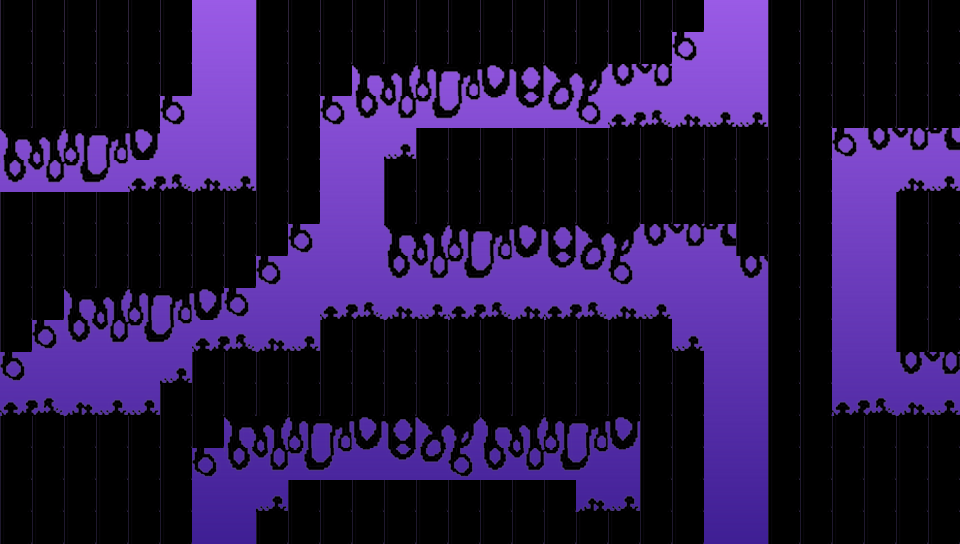

The image is a tile-based game level rendered from a .tmx file. Its description and source (layers, tilesets, objects; grid data summarised) follow:
An orthogonal 30x17 tile map with 32x32 px tiles, 1 tile layer (GroundTilesLayer), 9 tilesets, 1 image layer and 31 objects.

<map version="1.5" tiledversion="1.6.0" orientation="orthogonal" renderorder="right-down" width="30" height="17" tilewidth="32" tileheight="32" infinite="0" nextlayerid="11" nextobjectid="142">
 <tileset firstgid="1" name="Ground" tilewidth="32" tileheight="32" tilecount="7" columns="7">
  <image source="ground-tile-set.png" trans="ff00ff" width="224" height="32" />
 </tileset>
 <tileset firstgid="8" name="Tree1" tilewidth="32" tileheight="32" tilecount="12" columns="2">
  <image source="t1-tile-set.png" trans="ff00ff" width="64" height="192" />
 </tileset>
 <tileset firstgid="20" name="Tree2" tilewidth="32" tileheight="32" tilecount="12" columns="2">
  <image source="t2-tile-set.png" trans="ff00ff" width="64" height="192" />
 </tileset>
 <tileset firstgid="32" name="Lumps1" tilewidth="32" tileheight="32" tilecount="17" columns="17">
  <image source="lp1-tile-set.png" trans="ff00ff" width="544" height="32" />
 </tileset>
 <tileset firstgid="49" name="Lumps2" tilewidth="32" tileheight="32" tilecount="17" columns="17">
  <image source="lp2-tile-set.png" trans="ff00ff" width="544" height="32" />
 </tileset>
 <tileset firstgid="66" name="Lumps3" tilewidth="32" tileheight="32" tilecount="17" columns="17">
  <image source="lp3-tile-set.png" trans="ff00ff" width="544" height="32" />
 </tileset>
 <tileset firstgid="83" name="Fungus1" tilewidth="32" tileheight="32" tilecount="24" columns="4">
  <image source="fungus1.png" trans="ff00ff" width="128" height="192" />
 </tileset>
 <tileset firstgid="107" name="Fungus2" tilewidth="32" tileheight="32" tilecount="24" columns="4">
  <image source="fungus2.png" trans="ff00ff" width="128" height="192" />
 </tileset>
 <tileset firstgid="131" name="Shrooms" tilewidth="32" tileheight="32" tilecount="5" columns="5">
  <image source="shrooms-tile-set.png" trans="ff00ff" width="160" height="32" />
 </tileset>
 <imagelayer id="2" name="BackgroundImageLayer" locked="1">
  <image source="bg2.png" width="960" height="544" />
 </imagelayer>
 <layer id="1" name="GroundTilesLayer" width="30" height="17" locked="1">
  <data>[510 cells, 437 non-empty, 21 distinct tile ids]</data>
 </layer>
 <objectgroup id="7" name="GroundObjectsLayer" locked="1">
  <object id="111" x="0" y="0" width="192" height="96" />
  <object id="112" x="0" y="96" width="160" height="32" />
  <object id="113" x="256" y="0" width="416" height="64" />
  <object id="114" x="672" y="0" width="32" height="32" />
  <object id="115" x="256" y="64" width="96" height="32" />
  <object id="116" x="256" y="96" width="64" height="96" />
  <object id="117" x="0" y="192" width="320" height="32" />
  <object id="118" x="0" y="224" width="288" height="32" />
  <object id="119" x="0" y="256" width="256" height="32" />
  <object id="120" x="0" y="288" width="64" height="32" />
  <object id="121" x="0" y="320" width="32" height="32" />
  <object id="122" x="0" y="416" width="192" height="128" />
  <object id="123" x="192" y="416" width="32" height="32" />
  <object id="124" x="288" y="480" width="288" height="32" />
  <object id="125" x="256" y="512" width="448" height="32" />
  <object id="126" x="640" y="352" width="64" height="160" />
  <object id="127" x="160" y="384" width="480" height="32" />
  <object id="128" x="192" y="352" width="448" height="32" />
  <object id="129" x="320" y="320" width="352" height="32" />
  <object id="130" x="384" y="160" width="448" height="64" />
  <object id="131" x="416" y="128" width="416" height="32" />
  <object id="132" x="768" y="0" width="192" height="128" />
  <object id="133" x="896" y="192" width="64" height="160" />
  <object id="134" x="768" y="224" width="64" height="192" />
  <object id="135" x="768" y="416" width="192" height="128" />
  <object id="136" x="736" y="224" width="32" height="32" />
 </objectgroup>
 <objectgroup id="8" name="SpikesObjectsLayer" locked="1" />
 <objectgroup id="9" name="CrumbleObjectsLayer" locked="1" />
 <objectgroup id="10" name="ChangeEnemyDirectionObjectsLayer" locked="1">
  <object id="137" x="761.948" y="114.254" width="6.17587" height="13.1237" />
  <object id="138" x="318.829" y="311.881" width="6.94785" height="6.94785" />
  <object id="139" x="833.742" y="403.747" width="4.6319" height="10.8078" />
  <object id="140" x="250.895" y="180.644" width="4.6319" height="10.8078" />
  <object id="141" x="152.853" y="406.835" width="5.40388" height="8.49182" />
 </objectgroup>
</map>